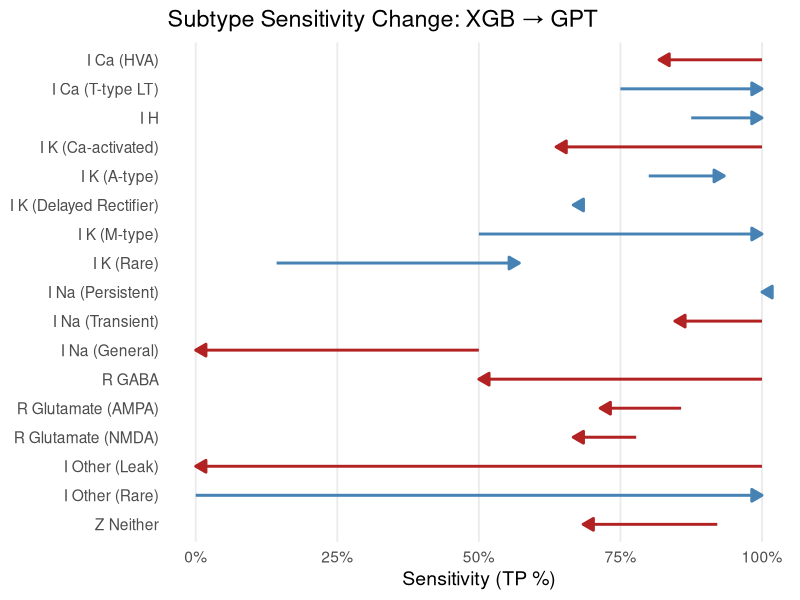
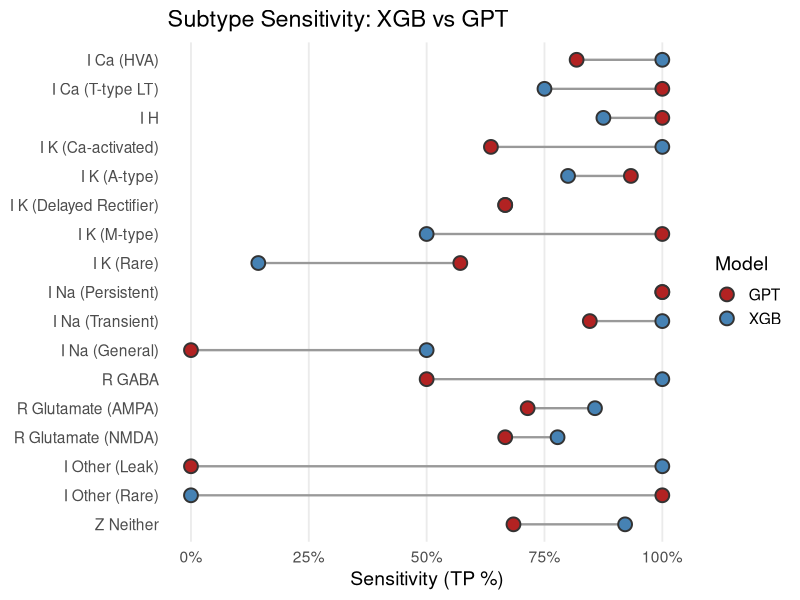

Reproduce these figures in R, in order.


# ARROWS ------------------------------------------------------------------


library(tidyverse)

# --- Read and prep data ---
df <- read_csv("predictions_combined.csv", show_col_types = FALSE)

# Family inference
infer_family <- function(s) {
  s <- trimws(s)
  if (grepl("^I\\s*Other", s, ignore.case = TRUE)) {
    "Other"
  } else if (grepl("(^R\\b|Receptor)", s, ignore.case = TRUE)) {
    "Receptors"
  } else if (grepl("I\\s*H\\b|Ih\\b|HCN|H-?current", s, ignore.case = TRUE)) {
    "H-Current"
  } else if (grepl("\\bK\\b|Potassium", s, ignore.case = TRUE)) {
    "K"
  } else if (grepl("\\bNa\\b|Sodium", s, ignore.case = TRUE)) {
    "Na"
  } else if (grepl("\\bCa\\b|Calcium", s, ignore.case = TRUE)) {
    "Calcium"
  } else if (grepl("\\bNeither\\b", s, ignore.case = TRUE)) {
    "Neither"
  } else {
    "Other"
  }
}

# Compute sensitivity & sort
sens <- df %>%
  group_by(true_subtype) %>%
  summarise(
    sens_xgb = mean(xgb_subtype_match, na.rm = TRUE),
    sens_gpt = mean(gpt_subtype_match, na.rm = TRUE),
    .groups = "drop"
  ) %>%
  mutate(family = map_chr(true_subtype, infer_family))

family_order <- c("Calcium", "H-Current", "K", "Na", "Receptors", "Other", "Neither")

sens <- sens %>%
  mutate(family = factor(family, levels = family_order)) %>%
  arrange(family, desc(sens_xgb)) %>%
  mutate(true_subtype = factor(true_subtype, levels = rev(unique(true_subtype))),
         change_sens = sens_gpt - sens_xgb)

# Reshape to long format for arrows
sens_long <- sens %>%
  pivot_longer(cols = c(sens_xgb, sens_gpt),
               names_to = "model", values_to = "sensitivity") %>%
  mutate(model = recode(model,
                        sens_xgb = "XGB",
                        sens_gpt = "GPT"))

# Plot arrows (one per subtype)
ggplot(sens_long, aes(x = sensitivity, y = true_subtype, group = true_subtype)) +
  geom_path(
    aes(color = change_sens < 0),
    arrow = arrow(length = unit(0.3, "cm"), type = "closed"),
    linewidth = 1
  ) +
  scale_x_continuous(labels = scales::percent_format(accuracy = 1)) +
  scale_color_manual(values = c("TRUE" = "firebrick", "FALSE" = "steelblue")) +
  labs(
    title = "Subtype Sensitivity Change: XGB → GPT",
    x = "Sensitivity (TP %)",
    y = NULL
  ) +
  theme_minimal(base_size = 14) +
  theme(
    panel.grid.major.y = element_blank(),
    panel.grid.minor.x = element_blank(),
    legend.position = "none"
  )



# VERSION 2 ---------------------------------------------------------------


library(tidyverse)

# --- Read and prep data ---
df <- read_csv("predictions_combined.csv", show_col_types = FALSE)

# Family inference
infer_family <- function(s) {
  s <- trimws(s)
  if (grepl("^I\\s*Other", s, ignore.case = TRUE)) {
    "Other"
  } else if (grepl("(^R\\b|Receptor)", s, ignore.case = TRUE)) {
    "Receptors"
  } else if (grepl("I\\s*H\\b|Ih\\b|HCN|H-?current", s, ignore.case = TRUE)) {
    "H-Current"
  } else if (grepl("\\bK\\b|Potassium", s, ignore.case = TRUE)) {
    "K"
  } else if (grepl("\\bNa\\b|Sodium", s, ignore.case = TRUE)) {
    "Na"
  } else if (grepl("\\bCa\\b|Calcium", s, ignore.case = TRUE)) {
    "Calcium"
  } else if (grepl("\\bNeither\\b", s, ignore.case = TRUE)) {
    "Neither"
  } else {
    "Other"
  }
}

# Compute sensitivity & sort
sens <- df %>%
  group_by(true_subtype) %>%
  summarise(
    sens_xgb = mean(xgb_subtype_match, na.rm = TRUE),
    sens_gpt = mean(gpt_subtype_match, na.rm = TRUE),
    .groups = "drop"
  ) %>%
  mutate(family = map_chr(true_subtype, infer_family))

family_order <- c("Calcium", "H-Current", "K", "Na", "Receptors", "Other", "Neither")

sens <- sens %>%
  mutate(family = factor(family, levels = family_order)) %>%
  arrange(family, desc(sens_xgb)) %>%
  mutate(true_subtype = factor(true_subtype, levels = rev(unique(true_subtype))))

# Reshape for plotting
sens_long <- sens %>%
  pivot_longer(cols = c(sens_xgb, sens_gpt),
               names_to = "model", values_to = "sensitivity") %>%
  mutate(model = recode(model,
                        sens_xgb = "XGB",
                        sens_gpt = "GPT"))

# Plot sleek dots + line
ggplot(sens_long, aes(x = sensitivity, y = true_subtype, group = true_subtype)) +
  geom_line(color = "#999999", linewidth = 0.8) +
  geom_point(aes(fill = model), shape = 21, size = 4, color = "#333333", stroke = 1) +
  scale_x_continuous(labels = scales::percent_format(accuracy = 1)) +
  scale_fill_manual(values = c("XGB" = "steelblue", "GPT" = "firebrick")) +
  labs(
    title = "Subtype Sensitivity: XGB vs GPT",
    x = "Sensitivity (TP %)",
    y = NULL,
    fill = "Model"
  ) +
  theme_minimal(base_size = 14) +
  theme(
    panel.grid.major.y = element_blank(),
    panel.grid.minor.x = element_blank()
  )
